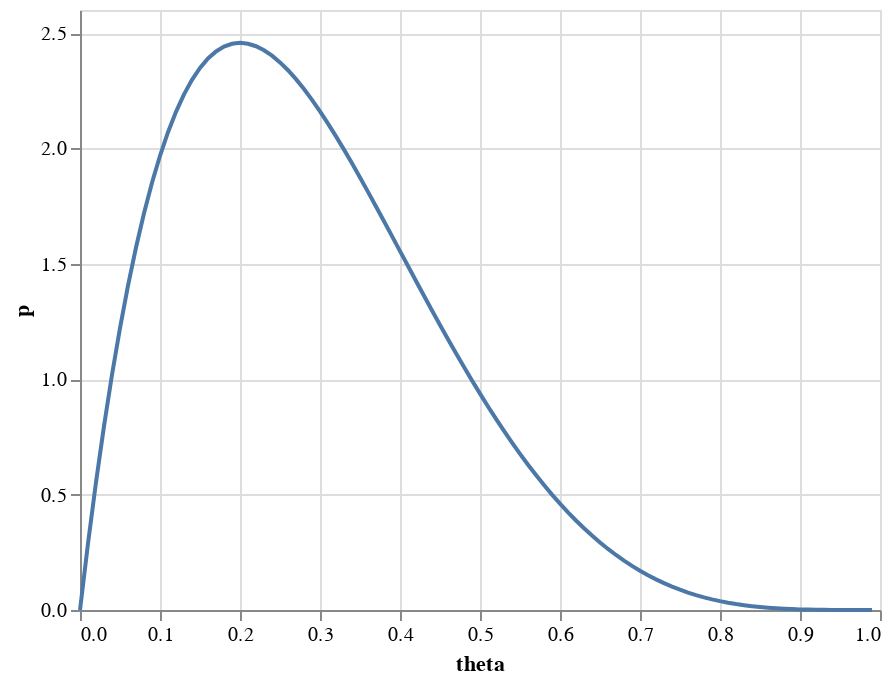

The notebook cell this image was saved under:
### Code cell
altair.Chart(
    pd.DataFrame().assign(
        theta=torch.arange(0, 1, 0.01),
        p=lambda df: dist.Beta(2, 5).log_prob(torch.tensor(df["theta"])).exp(),
    )
).mark_line().encode(x="theta", y="p")

### Figure 1 — Vega-Lite specification as saved in the notebook (floating-point values rounded to 4 significant figures)
{"$schema": "https://vega.github.io/schema/vega-lite/v4.17.0.json", "config": {"view": {"continuousHeight": 300, "continuousWidth": 400}}, "data": {"name": "data-83c662776876e7f73b7885d740240734"}, "datasets": {"data-83c662776876e7f73b7885d740240734": [{"p": 0, "theta": 0}, {"p": 0.2882, "theta": 0.01}, {"p": 0.5534, "theta": 0.02}, {"p": 0.7968, "theta": 0.03}, {"p": 1.019, "theta": 0.04}, {"p": 1.222, "theta": 0.05}, {"p": 1.405, "theta": 0.06}, {"p": 1.571, "theta": 0.07}, {"p": 1.719, "theta": 0.08}, {"p": 1.852, "theta": 0.09}, {"p": 1.968, "theta": 0.1}, {"p": 2.07, "theta": 0.11}, {"p": 2.159, "theta": 0.12}, {"p": 2.234, "theta": 0.13}, {"p": 2.297, "theta": 0.14}, {"p": 2.349, "theta": 0.15}, {"p": 2.39, "theta": 0.16}, {"p": 2.42, "theta": 0.17}, {"p": 2.441, "theta": 0.18}, {"p": 2.454, "theta": 0.19}, {"p": 2.458, "theta": 0.2}, {"p": 2.454, "theta": 0.21}, {"p": 2.443, "theta": 0.22}, {"p": 2.426, "theta": 0.23}, {"p": 2.402, "theta": 0.24}, {"p": 2.373, "theta": 0.25}, {"p": 2.339, "theta": 0.26}, {"p": 2.3, "theta": 0.27}, {"p": 2.257, "theta": 0.28}, {"p": 2.211, "theta": 0.29}, {"p": 2.161, "theta": 0.3}, {"p": 2.108, "theta": 0.31}, {"p": 2.053, "theta": 0.32}, {"p": 1.995, "theta": 0.33}, {"p": 1.935, "theta": 0.34}, {"p": 1.874, "theta": 0.35}, {"p": 1.812, "theta": 0.36}, {"p": 1.749, "theta": 0.37}, {"p": 1.685, "theta": 0.38}, {"p": 1.62, "theta": 0.39}, {"p": 1.555, "theta": 0.4}, {"p": 1.49, "theta": 0.41}, {"p": 1.426, "theta": 0.42}, {"p": 1.362, "theta": 0.43}, {"p": 1.298, "theta": 0.44}, {"p": 1.235, "theta": 0.45}, {"p": 1.173, "theta": 0.46}, {"p": 1.113, "theta": 0.47}, {"p": 1.053, "theta": 0.48}, {"p": 0.9945, "theta": 0.49}, {"p": 0.9375, "theta": 0.5}, {"p": 0.882, "theta": 0.51}, {"p": 0.8281, "theta": 0.52}, {"p": 0.7759, "theta": 0.53}, {"p": 0.7253, "theta": 0.54}, {"p": 0.6766, "theta": 0.55}, {"p": 0.6297, "theta": 0.56}, {"p": 0.5846, "theta": 0.57}, {"p": 0.5414, "theta": 0.58}, {"p": 0.5002, "theta": 0.59}, {"p": 0.4608, "theta": 0.6}, {"p": 0.4234, "theta": 0.61}, {"p": 0.3878, "theta": 0.62}, {"p": 0.3542, "theta": 0.63}, {"p": 0.3225, "theta": 0.64}, {"p": 0.2926, "theta": 0.65}, {"p": 0.2646, "theta": 0.66}, {"p": 0.2384, "theta": 0.67}, {"p": 0.2139, "theta": 0.68}, {"p": 0.1912, "theta": 0.69}, {"p": 0.1701, "theta": 0.7}, {"p": 0.1507, "theta": 0.71}, {"p": 0.1328, "theta": 0.72}, {"p": 0.1164, "theta": 0.73}, {"p": 0.1014, "theta": 0.74}, {"p": 0.08789, "theta": 0.75}, {"p": 0.07564, "theta": 0.76}, {"p": 0.06464, "theta": 0.77}, {"p": 0.05482, "theta": 0.78}, {"p": 0.04609, "theta": 0.79}, {"p": 0.0384, "theta": 0.8}, {"p": 0.03167, "theta": 0.81}, {"p": 0.02582, "theta": 0.82}, {"p": 0.0208, "theta": 0.83}, {"p": 0.01652, "theta": 0.84}, {"p": 0.01291, "theta": 0.85}, {"p": 0.009911, "theta": 0.86}, {"p": 0.007454, "theta": 0.87}, {"p": 0.005474, "theta": 0.88}, {"p": 0.003909, "theta": 0.89}, {"p": 0.0027, "theta": 0.9}, {"p": 0.001791, "theta": 0.91}, {"p": 0.00113, "theta": 0.92}, {"p": 0.0006699, "theta": 0.93}, {"p": 0.0003655, "theta": 0.94}, {"p": 0.0001781, "theta": 0.95}, {"p": 7.373e-05, "theta": 0.96}, {"p": 2.357e-05, "theta": 0.97}, {"p": 4.704e-06, "theta": 0.98}, {"p": 2.97e-07, "theta": 0.99}]}, "encoding": {"x": {"field": "theta", "type": "quantitative"}, "y": {"field": "p", "type": "quantitative"}}, "mark": "line"}
